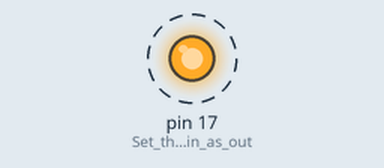
Simulated run of this sketch. Board: SparkFun Pro Micro, built with avr-gcc and run on an emulated ATmega32U4. Parts: output pins drawn as LEDs (lit = HIGH). Dashed ring = blinking. What the sketch prints to the serial monitor is not drawn.

Above: at 0.2 s.
Timing chart, 0 to 3.0 s (numbered marks = the images above):
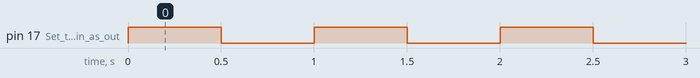

The sketch:

blink.ino
```cpp
// Blink an LED on Arduino Pro Micro
// Built-in LED is on pin 17 (labeled RX LED)

void setup() {
  pinMode(17, OUTPUT); // Set the RX LED pin as output
}

void loop() {
  digitalWrite(17, HIGH); // Turn LED on
  delay(500);             // Wait 500 ms
  Serial.println("Hi!");
  digitalWrite(17, LOW);  // Turn LED off
  delay(500);             // Wait 500 ms
  Serial.println("Bye!");
}
```

Measured:
- by itself, pin 17 (Set_the_RX_LED_pin_as_out): alternates HIGH for 0.50 s and LOW for 0.50 s
